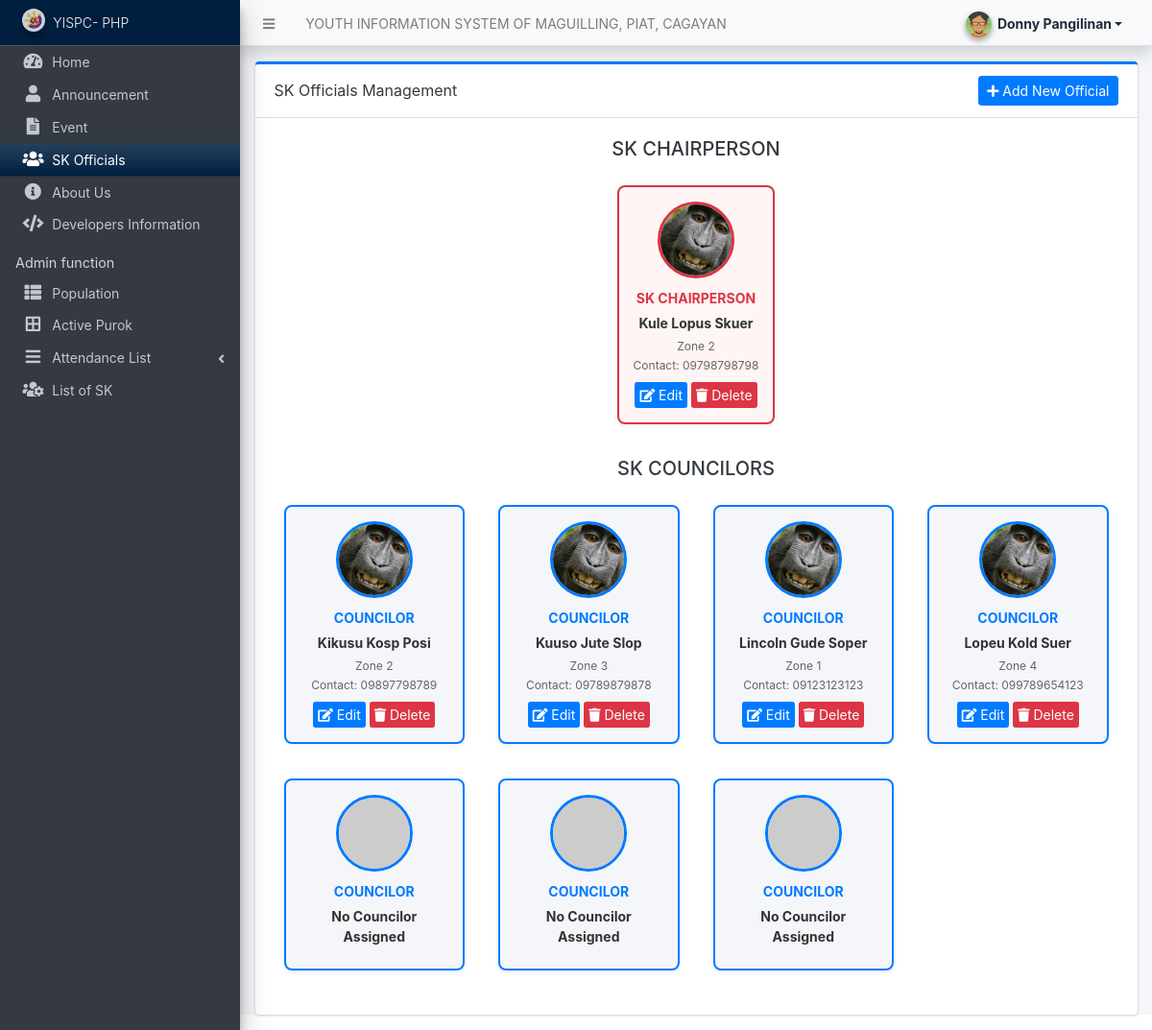
Page /admin/?page=skofficials/index (signed in) on the committed database.
### tables this page shows
CREATE TABLE `sk_officials` (
  `id` int(11) NOT NULL,
  `user_id` int(11) DEFAULT NULL,
  `name` varchar(255) NOT NULL,
  `position` enum('chairman','councilor') NOT NULL,
  `image_path` varchar(255) DEFAULT NULL,
  `firstname` varchar(100) NOT NULL,
  `middlename` varchar(100) DEFAULT NULL,
  `lastname` varchar(100) NOT NULL,
  `date_of_birth` date NOT NULL,
  `sex` enum('Male','Female') NOT NULL,
  `contact` varchar(20) DEFAULT NULL,
  `email` varchar(100) DEFAULT NULL,
  `zone` varchar(50) DEFAULT NULL,
  `status` tinyint(1) NOT NULL DEFAULT 1,
  `order_position` int(11) DEFAULT NULL,
  `date_created` datetime NOT NULL DEFAULT current_timestamp(),
  `date_updated` datetime NOT NULL DEFAULT current_timestamp() ON UPDATE current_timestamp()
);

### classes/DBConnection.php (called while the page is built, shortened)
<?php
class DBConnection{
    private $host = DB_SERVER;
    private $username = DB_USERNAME;
    private $password = DB_PASSWORD;
    private $database = DB_NAME;
    public $conn;
    public function __construct(){
        if (!isset($this->conn)) {
            $this->conn = new mysqli($this->host, $this->username, $this->password, $this->database);
        }
    }
}
?>

### classes/SystemSettings.php (called while the page is built, shortened)
<?php
class SystemSettings extends DBConnection{
	function userdata($field = ''){
		if(!empty($field)){
			if(isset($_SESSION['userdata'][$field]))
				return $_SESSION['userdata'][$field];
			else
				return null;
		}else{
			return false;
		}
	}
}
$_settings = new SystemSettings();
?>

### admin/skofficials/index.php (the view, shortened to what this page needs)
<?php
$sk_officials = $conn->query("SELECT sk.*, u.firstname as user_firstname, u.middlename as user_middlename,
                             u.lastname as user_lastname, u.avatar, u.age as user_age, u.sex as user_sex,
                             u.zone as user_zone, u.birthdate
                             FROM `sk_officials` sk
                             LEFT JOIN `users` u ON sk.user_id = u.id
                             WHERE sk.status = 1
                             ORDER BY
                                CASE WHEN sk.position = 'chairman' THEN 1 ELSE 2 END,
                                sk.order_position ASC, sk.firstname ASC");
$chairman = null;
$councilors = [];
while($row = $sk_officials->fetch_assoc()) {
    $row['display_firstname'] = !empty($row['user_firstname']) ? $row['user_firstname'] : $row['firstname'];
    $row['display_middlename'] = !empty($row['user_middlename']) ? $row['user_middlename'] : $row['middlename'];
    $row['display_lastname'] = !empty($row['user_lastname']) ? $row['user_lastname'] : $row['lastname'];
    $row['display_zone'] = !empty($row['user_zone']) ? 'Zone ' . $row['user_zone'] : $row['zone'];
    if($row['position'] == 'chairman') {
        $chairman = $row;
    } else {
        $councilors[] = $row;
    }
}
?>
<div class="card card-outline card-primary">
    <div class="card-header">
        <div class="d-flex justify-content-between align-items-center">
            <h3 class="card-title mb-0">SK Officials Management</h3>
            <?php if($_settings->userdata('type') == 1): ?>
            <button class="btn btn-primary btn-sm" type="button" onclick="new_official()">
                <i class="fa fa-plus"></i> Add New Official
            </button>
            <?php endif; ?>
        </div>
    </div>
    <div class="card-body">
        <div class="row mb-4">
            <div class="col-12">
                <h5 class="text-center mb-3">SK CHAIRPERSON</h5>
                <div class="d-flex justify-content-center">
                    <?php if($chairman): ?>
                    <div class="official-card chairman-card">
                        <?php
                        if(!empty($chairman['avatar'])) {
                            $image_path = 'uploads/avatars/' . $chairman['avatar'];
                        } elseif(!empty($chairman['image_path'])) {
                            $image_path = 'uploads/sk_officials/' . $chairman['image_path'];
                        } else {
                            $image_path = 'https://via.placeholder.com/80x80.png?text=Photo';
                        }
                        $full_name = trim($chairman['display_firstname'] . ' ' . $chairman['display_middlename'] . ' ' . $chairman['display_lastname']);
                        ?>
                        <img class="official-photo" src="<?php echo base_url . $image_path ?>" alt="Chairman Photo">
                        <div class="position-title">SK Chairperson</div>
                        <div class="official-name"><?php echo $full_name ?></div>
                        <div class="official-details"> <?php echo $chairman['display_zone'] ?></div>
                        <div class="official-details">Contact: <?php echo $chairman['contact'] ?></div>
                        <?php if($_settings->userdata('type') == 1): ?>
                        <div class="mt-2">
                            <button class="btn btn-primary btn-xs" onclick="edit_official(<?php echo $chairman['id'] ?>)">
                                <i class="fa fa-edit"></i> Edit
                            </button>
                            <button class="btn btn-danger btn-xs" onclick="delete_official(<?php echo $chairman['id'] ?>)">
                                <i class="fa fa-trash"></i> Delete
                            </button>
                        </div>
                        <?php endif; ?>
                    </div>
                    <?php endif; ?>
                </div>
            </div>
        </div>
        <div class="row">
            <div class="col-12">
                <h5 class="text-center mb-3">SK COUNCILORS</h5>
                <div class="row">
                    <?php
                    for($i = 0; $i < 7; $i++):
                        $councilor = isset($councilors[$i]) ? $councilors[$i] : null;
                    ?>
                    <div class="col-lg-3 col-md-4 col-sm-6 mb-3">
                        <div class="official-card">
                            <?php if($councilor): ?>
                                <?php
                                if(!empty($councilor['avatar'])) {
                                    $image_path = 'uploads/avatars/' . $councilor['avatar'];
                                } elseif(!empty($councilor['image_path'])) {
                                    $image_path = 'uploads/sk_officials/' . $councilor['image_path'];
                                } else {
                                    $image_path = 'https://via.placeholder.com/80x80.png?text=Photo';
                                }
                                $full_name = trim($councilor['display_firstname'] . ' ' . $councilor['display_middlename'] . ' ' . $councilor['display_lastname']);
                                ?>
                                <img class="official-photo" src="<?php echo base_url . $image_path ?>" alt="Councilor Photo">
                                <div class="position-title">Councilor</div>
                                <div class="official-name"><?php echo $full_name ?></div>
                                <div class="official-details">   <?php echo $councilor['display_zone'] ?></div>
                                <div class="official-details">Contact: <?php echo $councilor['contact'] ?></div>
                                <?php if($_settings->userdata('type') == 1): ?>
                                <div class="mt-2">
                                    <button class="btn btn-primary btn-xs" onclick="edit_official(<?php echo $councilor['id'] ?>)">
                                        <i class="fa fa-edit"></i> Edit
                                    </button>
                                    <button class="btn btn-danger btn-xs" onclick="delete_official(<?php echo $councilor['id'] ?>)">
                                        <i class="fa fa-trash"></i> Delete
                                    </button>
                                </div>
                                <?php endif; ?>
                            <?php else: ?>
                                <img class="official-photo" src="https://via.placeholder.com/80x80.png?text=No+Photo" alt="No Councilor">
                                <div class="position-title">Councilor</div>
                                <div class="official-name">No Councilor Assigned</div>
                            <?php endif; ?>
                        </div>
                    </div>
                    <?php endfor; ?>
                </div>
            </div>
        </div>
    </div>
</div>

### admin/skofficials/index.php (style rules this page uses)
.official-card { background: #f4f6f9; border: 2px solid #007bff; border-radius: 8px; padding: 15px; margin: 10px; text-align: center; box-shadow: 0 2px 6px rgba(0,0,0,0.05); transition: all 0.3s ease; }
.official-photo { width: 80px; height: 80px; border-radius: 50%; object-fit: cover; border: 3px solid #007bff; margin-bottom: 10px; background: #e9ecef; }
.chairman-card { border-color: #dc3545; background: #fff5f5; }
.chairman-card .official-photo { border-color: #dc3545; }
.position-title { font-weight: bold; color: #007bff; font-size: 14px; text-transform: uppercase; }
.chairman-card .position-title { color: #dc3545; }
.official-name { font-weight: bold; margin: 5px 0; color: #333; }
.official-details { font-size: 12px; color: #666; margin: 2px 0; }

### rows in the picture
sk_officials: image_path (picture), zone "Zone 2", contact "09798798798"
sk_officials: image_path (picture), full_name "Kikusu Kosp Posi", zone "Zone 2", contact "09897798789"
sk_officials: image_path (picture), full_name "Kuuso Jute Slop", zone "Zone 3", contact "09789879878"
sk_officials: image_path (picture), full_name "Lincoln Gude Soper", zone "Zone 1", contact "09123123123"
sk_officials: image_path (picture), full_name "Lopeu Kold Suer", zone "Zone 4", contact "099789654123"

### other values in the picture
$_settings->info('name') "YOUTH INFORMATION SYSTEM OF MAGUILLING, PIAT, CAGAYAN"
$_settings->userdata('firstname').' '.$_settings->userdata('lastname') "Donny Pangilinan"
$_settings->info('short_name') "YISPC- PHP"
$full_name "Kule Lopus Skuer"
